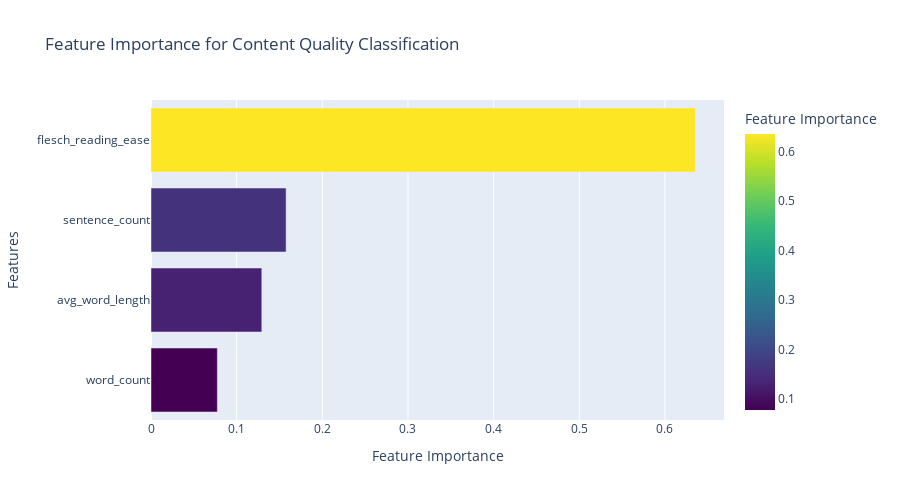

Write notebook code for a chart like this one.
### Code cell
# Enhanced Feature Importance Visualization
print("Creating enhanced feature importance plots...")

# Use the existing feature importance from the trained model
feature_importance_data = pd.DataFrame({
    'feature': feature_columns,
    'importance': rf_model.feature_importances_
}).sort_values('importance', ascending=True)

# Create interactive bar plot
fig_importance = px.bar(
    feature_importance_data,
    x='importance',
    y='feature',
    orientation='h',
    title='Feature Importance for Content Quality Classification',
    labels={'importance': 'Feature Importance', 'feature': 'Features'},
    color='importance',
    color_continuous_scale='viridis'
)

fig_importance.update_layout(
    height=500,
    showlegend=False,
    yaxis={'categoryorder': 'total ascending'}
)

fig_importance.show()
print("Enhanced feature importance plot created!")

### Figure 1 — Plotly figure (JSON) as saved in the notebook; plotly's stock layout.template omitted (floating-point values rounded to 4 significant figures)
{"data": [{"hovertemplate": "Feature Importance=%{marker.color}<br>Features=%{y}<extra></extra>", "legendgroup": "", "marker": {"color": [0.07744, 0.1294, 0.1577, 0.6355], "coloraxis": "coloraxis", "pattern": {"shape": ""}}, "name": "", "orientation": "h", "showlegend": false, "textposition": "auto", "type": "bar", "x": [0.07744, 0.1294, 0.1577, 0.6355], "xaxis": "x", "y": ["word_count", "avg_word_length", "sentence_count", "flesch_reading_ease"], "yaxis": "y"}], "layout": {"barmode": "relative", "coloraxis": {"colorbar": {"title": {"text": "Feature Importance"}}, "colorscale": [[0, "#440154"], [0.1111, "#482878"], [0.2222, "#3e4989"], [0.3333, "#31688e"], [0.4444, "#26828e"], [0.5556, "#1f9e89"], [0.6667, "#35b779"], [0.7778, "#6ece58"], [0.8889, "#b5de2b"], [1, "#fde725"]]}, "height": 500, "legend": {"tracegroupgap": 0}, "showlegend": false, "title": {"text": "Feature Importance for Content Quality Classification"}, "xaxis": {"anchor": "y", "domain": [0, 1], "title": {"text": "Feature Importance"}}, "yaxis": {"anchor": "x", "categoryorder": "total ascending", "domain": [0, 1], "title": {"text": "Features"}}}}
